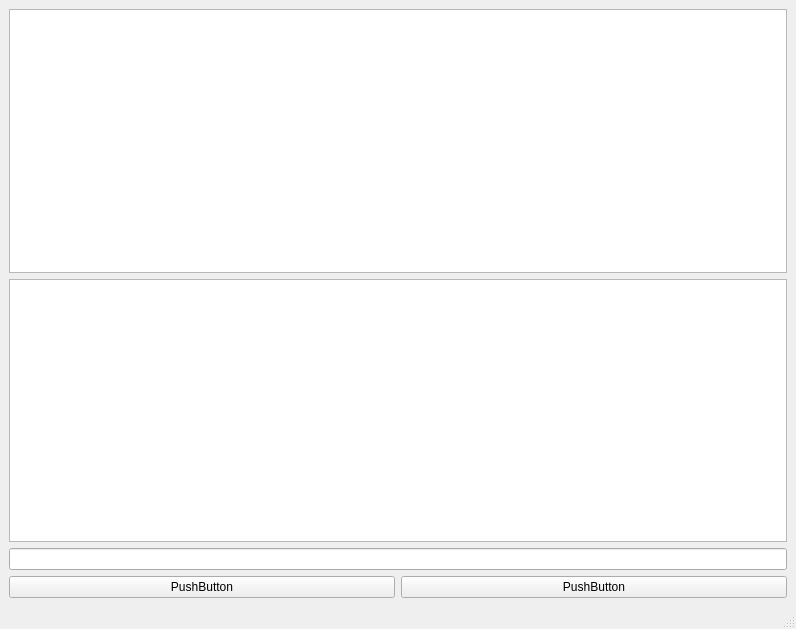
<?xml version="1.0" encoding="UTF-8"?>
<ui version="4.0">
 <class>MainWindow</class>
 <widget class="QMainWindow" name="MainWindow">
  <property name="geometry">
   <rect>
    <x>0</x>
    <y>0</y>
    <width>796</width>
    <height>629</height>
   </rect>
  </property>
  <property name="windowTitle">
   <string>MainWindow</string>
  </property>
  <widget class="QWidget" name="centralwidget">
   <layout class="QGridLayout" name="gridLayout">
    <item row="3" column="0">
     <widget class="QPushButton" name="pushButton">
      <property name="text">
       <string>PushButton</string>
      </property>
     </widget>
    </item>
    <item row="1" column="0" colspan="2">
     <widget class="PlotWidget" name="graphicsView_2"/>
    </item>
    <item row="3" column="1">
     <widget class="QPushButton" name="pushButton_2">
      <property name="text">
       <string>PushButton</string>
      </property>
     </widget>
    </item>
    <item row="0" column="0" colspan="2">
     <widget class="PlotWidget" name="graphicsView"/>
    </item>
    <item row="2" column="0" colspan="2">
     <widget class="QLineEdit" name="lineEdit"/>
    </item>
   </layout>
  </widget>
  <widget class="QMenuBar" name="menubar">
   <property name="geometry">
    <rect>
     <x>0</x>
     <y>0</y>
     <width>796</width>
     <height>22</height>
    </rect>
   </property>
  </widget>
  <widget class="QStatusBar" name="statusbar"/>
 </widget>
 <customwidgets>
  <customwidget>
   <class>PlotWidget</class>
   <extends>QGraphicsView</extends>
   <header>pyqtgraph</header>
  </customwidget>
 </customwidgets>
 <resources/>
 <connections/>
</ui>
